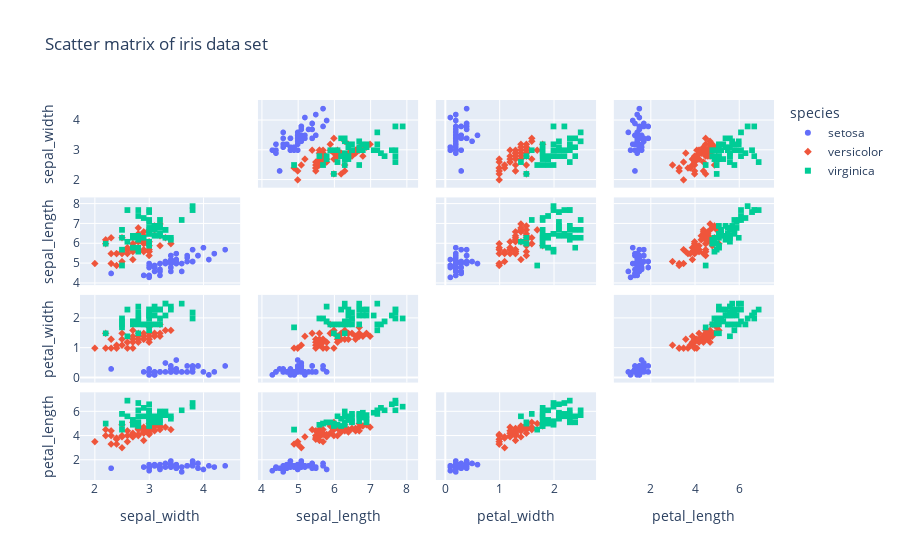

This figure's notebook cell:
### Code cell
df2 = px.data.iris()
fig = px.scatter_matrix(df2,
    dimensions=["sepal_width", "sepal_length", "petal_width", "petal_length"],
    color="species", symbol="species",
    title="Scatter matrix of iris data set",
    labels={col:col.replace('_', ' ') for col in df.columns}) # remove underscore
fig.update_traces(diagonal_visible=False)
fig.show()

### Figure 1 — Plotly figure (JSON) as saved in the notebook; plotly's stock layout.template omitted (floating-point values rounded to 4 significant figures)
{"data": [{"diagonal": {"visible": false}, "dimensions": [{"axis": {"matches": true}, "label": "sepal_width", "values": [3.5, 3, 3.2, 3.1, 3.6, 3.9, 3.4, 3.4, 2.9, 3.1, 3.7, 3.4, 3, 3, 4, 4.4, 3.9, 3.5, 3.8, 3.8, 3.4, 3.7, 3.6, 3.3, 3.4, 3, 3.4, 3.5, 3.4, 3.2, 3.1, 3.4, 4.1, 4.2, 3.1, 3.2, 3.5, 3.1, 3, 3.4, 3.5, 2.3, 3.2, 3.5, 3.8, 3, 3.8, 3.2, 3.7, 3.3]}, {"axis": {"matches": true}, "label": "sepal_length", "values": [5.1, 4.9, 4.7, 4.6, 5, 5.4, 4.6, 5, 4.4, 4.9, 5.4, 4.8, 4.8, 4.3, 5.8, 5.7, 5.4, 5.1, 5.7, 5.1, 5.4, 5.1, 4.6, 5.1, 4.8, 5, 5, 5.2, 5.2, 4.7, 4.8, 5.4, 5.2, 5.5, 4.9, 5, 5.5, 4.9, 4.4, 5.1, 5, 4.5, 4.4, 5, 5.1, 4.8, 5.1, 4.6, 5.3, 5]}, {"axis": {"matches": true}, "label": "petal_width", "values": [0.2, 0.2, 0.2, 0.2, 0.2, 0.4, 0.3, 0.2, 0.2, 0.1, 0.2, 0.2, 0.1, 0.1, 0.2, 0.4, 0.4, 0.3, 0.3, 0.3, 0.2, 0.4, 0.2, 0.5, 0.2, 0.2, 0.4, 0.2, 0.2, 0.2, 0.2, 0.4, 0.1, 0.2, 0.1, 0.2, 0.2, 0.1, 0.2, 0.2, 0.3, 0.3, 0.2, 0.6, 0.4, 0.3, 0.2, 0.2, 0.2, 0.2]}, {"axis": {"matches": true}, "label": "petal_length", "values": [1.4, 1.4, 1.3, 1.5, 1.4, 1.7, 1.4, 1.5, 1.4, 1.5, 1.5, 1.6, 1.4, 1.1, 1.2, 1.5, 1.3, 1.4, 1.7, 1.5, 1.7, 1.5, 1, 1.7, 1.9, 1.6, 1.6, 1.5, 1.4, 1.6, 1.6, 1.5, 1.5, 1.4, 1.5, 1.2, 1.3, 1.5, 1.3, 1.5, 1.3, 1.3, 1.3, 1.6, 1.9, 1.4, 1.6, 1.4, 1.5, 1.4]}], "hovertemplate": "species=setosa<br>%{xaxis.title.text}=%{x}<br>%{yaxis.title.text}=%{y}<extra></extra>", "legendgroup": "setosa", "marker": {"color": "#636efa", "symbol": "circle"}, "name": "setosa", "showlegend": true, "type": "splom"}, {"diagonal": {"visible": false}, "dimensions": [{"axis": {"matches": true}, "label": "sepal_width", "values": [3.2, 3.2, 3.1, 2.3, 2.8, 2.8, 3.3, 2.4, 2.9, 2.7, 2, 3, 2.2, 2.9, 2.9, 3.1, 3, 2.7, 2.2, 2.5, 3.2, 2.8, 2.5, 2.8, 2.9, 3, 2.8, 3, 2.9, 2.6, 2.4, 2.4, 2.7, 2.7, 3, 3.4, 3.1, 2.3, 3, 2.5, 2.6, 3, 2.6, 2.3, 2.7, 3, 2.9, 2.9, 2.5, 2.8]}, {"axis": {"matches": true}, "label": "sepal_length", "values": [7, 6.4, 6.9, 5.5, 6.5, 5.7, 6.3, 4.9, 6.6, 5.2, 5, 5.9, 6, 6.1, 5.6, 6.7, 5.6, 5.8, 6.2, 5.6, 5.9, 6.1, 6.3, 6.1, 6.4, 6.6, 6.8, 6.7, 6, 5.7, 5.5, 5.5, 5.8, 6, 5.4, 6, 6.7, 6.3, 5.6, 5.5, 5.5, 6.1, 5.8, 5, 5.6, 5.7, 5.7, 6.2, 5.1, 5.7]}, {"axis": {"matches": true}, "label": "petal_width", "values": [1.4, 1.5, 1.5, 1.3, 1.5, 1.3, 1.6, 1, 1.3, 1.4, 1, 1.5, 1, 1.4, 1.3, 1.4, 1.5, 1, 1.5, 1.1, 1.8, 1.3, 1.5, 1.2, 1.3, 1.4, 1.4, 1.7, 1.5, 1, 1.1, 1, 1.2, 1.6, 1.5, 1.6, 1.5, 1.3, 1.3, 1.3, 1.2, 1.4, 1.2, 1, 1.3, 1.2, 1.3, 1.3, 1.1, 1.3]}, {"axis": {"matches": true}, "label": "petal_length", "values": [4.7, 4.5, 4.9, 4, 4.6, 4.5, 4.7, 3.3, 4.6, 3.9, 3.5, 4.2, 4, 4.7, 3.6, 4.4, 4.5, 4.1, 4.5, 3.9, 4.8, 4, 4.9, 4.7, 4.3, 4.4, 4.8, 5, 4.5, 3.5, 3.8, 3.7, 3.9, 5.1, 4.5, 4.5, 4.7, 4.4, 4.1, 4, 4.4, 4.6, 4, 3.3, 4.2, 4.2, 4.2, 4.3, 3, 4.1]}], "hovertemplate": "species=versicolor<br>%{xaxis.title.text}=%{x}<br>%{yaxis.title.text}=%{y}<extra></extra>", "legendgroup": "versicolor", "marker": {"color": "#EF553B", "symbol": "diamond"}, "name": "versicolor", "showlegend": true, "type": "splom"}, {"diagonal": {"visible": false}, "dimensions": [{"axis": {"matches": true}, "label": "sepal_width", "values": [3.3, 2.7, 3, 2.9, 3, 3, 2.5, 2.9, 2.5, 3.6, 3.2, 2.7, 3, 2.5, 2.8, 3.2, 3, 3.8, 2.6, 2.2, 3.2, 2.8, 2.8, 2.7, 3.3, 3.2, 2.8, 3, 2.8, 3, 2.8, 3.8, 2.8, 2.8, 2.6, 3, 3.4, 3.1, 3, 3.1, 3.1, 3.1, 2.7, 3.2, 3.3, 3, 2.5, 3, 3.4, 3]}, {"axis": {"matches": true}, "label": "sepal_length", "values": [6.3, 5.8, 7.1, 6.3, 6.5, 7.6, 4.9, 7.3, 6.7, 7.2, 6.5, 6.4, 6.8, 5.7, 5.8, 6.4, 6.5, 7.7, 7.7, 6, 6.9, 5.6, 7.7, 6.3, 6.7, 7.2, 6.2, 6.1, 6.4, 7.2, 7.4, 7.9, 6.4, 6.3, 6.1, 7.7, 6.3, 6.4, 6, 6.9, 6.7, 6.9, 5.8, 6.8, 6.7, 6.7, 6.3, 6.5, 6.2, 5.9]}, {"axis": {"matches": true}, "label": "petal_width", "values": [2.5, 1.9, 2.1, 1.8, 2.2, 2.1, 1.7, 1.8, 1.8, 2.5, 2, 1.9, 2.1, 2, 2.4, 2.3, 1.8, 2.2, 2.3, 1.5, 2.3, 2, 2, 1.8, 2.1, 1.8, 1.8, 1.8, 2.1, 1.6, 1.9, 2, 2.2, 1.5, 1.4, 2.3, 2.4, 1.8, 1.8, 2.1, 2.4, 2.3, 1.9, 2.3, 2.5, 2.3, 1.9, 2, 2.3, 1.8]}, {"axis": {"matches": true}, "label": "petal_length", "values": [6, 5.1, 5.9, 5.6, 5.8, 6.6, 4.5, 6.3, 5.8, 6.1, 5.1, 5.3, 5.5, 5, 5.1, 5.3, 5.5, 6.7, 6.9, 5, 5.7, 4.9, 6.7, 4.9, 5.7, 6, 4.8, 4.9, 5.6, 5.8, 6.1, 6.4, 5.6, 5.1, 5.6, 6.1, 5.6, 5.5, 4.8, 5.4, 5.6, 5.1, 5.1, 5.9, 5.7, 5.2, 5, 5.2, 5.4, 5.1]}], "hovertemplate": "species=virginica<br>%{xaxis.title.text}=%{x}<br>%{yaxis.title.text}=%{y}<extra></extra>", "legendgroup": "virginica", "marker": {"color": "#00cc96", "symbol": "square"}, "name": "virginica", "showlegend": true, "type": "splom"}], "layout": {"dragmode": "select", "legend": {"title": {"text": "species"}, "tracegroupgap": 0}, "title": {"text": "Scatter matrix of iris data set"}}}
